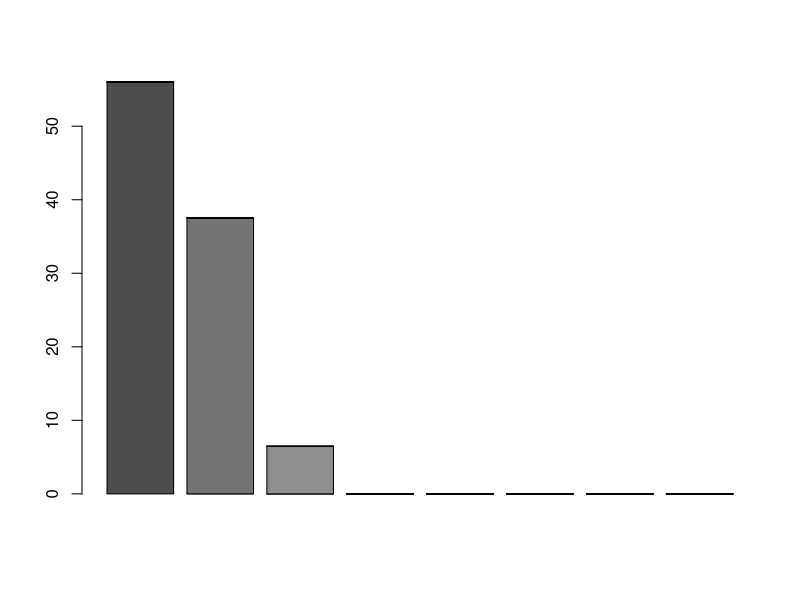
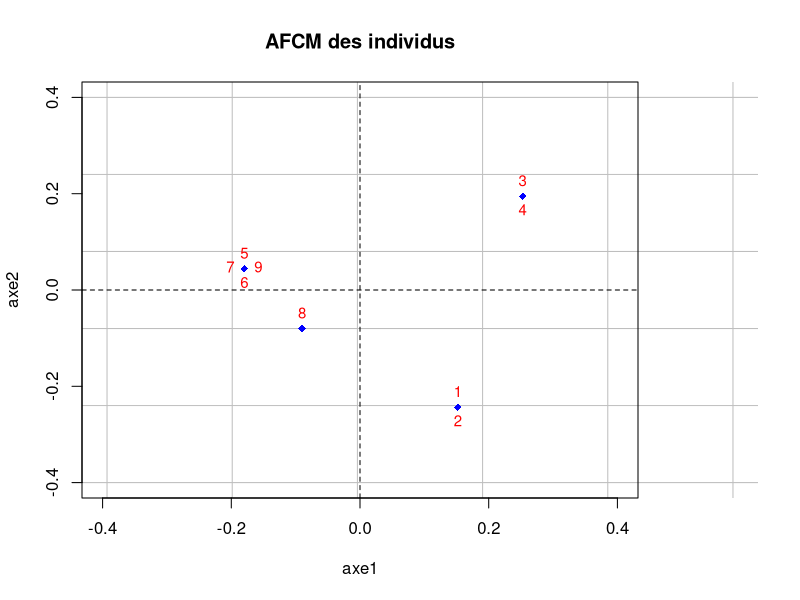
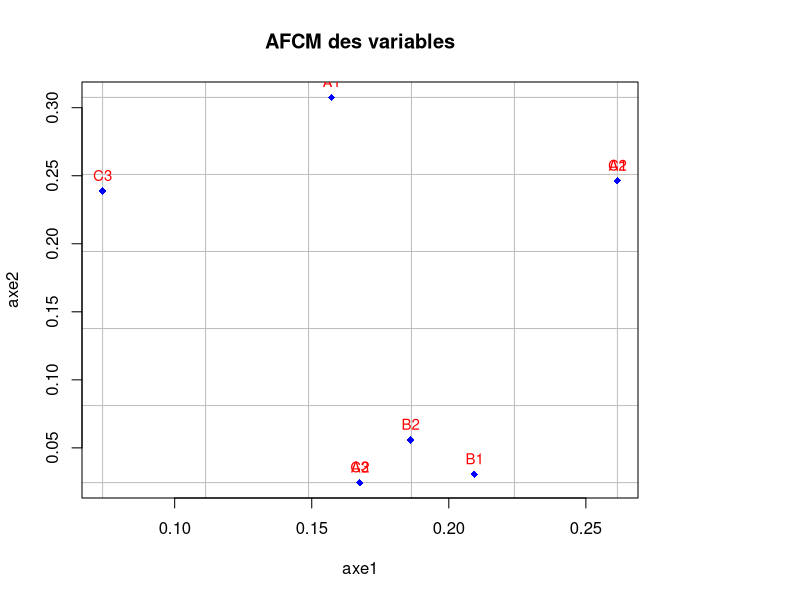

Write R code to recreate these figures, in order.
#22210576   SY Omar Saip
#22210455   KWEKEU KWEKEU Aymard Loic

afcm_tableau <- function(XX){
  K <- ncol(XX)
  n <- nrow(XX)
  D <- (1/n)*diag(n) # calcul de la metrique D
  
  ###calcul de la matrice disjonctif U
  rep <- c() 
  ###### on met chaque element de la matrice X (une seule fois) dans un vecteur rep
  for(colonne in 1:K){
    for (ligne in 1:n){
      if(!(XX[ligne,colonne] %in% rep)){
        rep <- c(rep,XX[ligne,colonne])
      }
    }
  }
  ###### calcul de la matrice disjonctif U
  U <- 0
  for(val in XX){
    if (is.character(val)){
      U <- matrix(rep(0,length(rep)*n),nrow=n,ncol=length(rep))# initialise la matrice disjonctif U a la matrice nulle ayant n ligne et le nombre de reponses differentes colonnes
      colnames(U) <- rep
      indicateurs <- c()
    
      for(elt in rep){
        for(colonne in 1:K){
          for(ligne in 1:n){
            if (elt == XX[ligne,colonne]){
              indicateurs <- c(indicateurs,ligne,elt) # cherche la ligne ou se trouve l'element X[i,j] de la matrice X
            }
          }
        }
      }
      
      for(j in 1:length(rep)){
        for(long in 1:length(indicateurs)){
          if(long %% 2==0){
            if(indicateurs[long]==rep[j]){
              U[as.integer(indicateurs[long-1]),j] <- 1# affecte 1 a la ligne de X[i,j] sur la matrice disjonctif
            }
          }
        }
      }
    }
  }
  ### calcul de D_sigma
  vec <- c()
  for (k in 1:ncol(U)){
    vec <- c(vec,sum(U[,k]))
  }
  
  D_sigma <- diag(vec)
  ### calcul de Q
  D_sigma_inv <- diag(diag(1/D_sigma))
  Q <- (1/(n*K)) * D_sigma
  ### calcul de x
  X <- n*U %*% D_sigma_inv - 1
  ### calcul de V
  V <- t(X) %*% D %*% X
  ### calcul des valeurs propres et des vecteurs propres Q-normes de VQ
  val_props <- eigen(V %*% Q)$values
  indices_val_props_decroissant <- order(val_props,decreasing = T)
  val_props <- val_props[indices_val_props_decroissant] #valeurs propres ordonnees par ordre decroissant
  Q_1_2 <- diag(diag(sqrt(D_sigma)))
  Q_1_2_inv <- diag(diag(1/Q_1_2))
  bk_s <- eigen(Q_1_2 %*% V %*% Q_1_2)$vectors
  A <- Q_1_2_inv %*% bk_s #vecteurs propres Q-normes de VQ
  
  ### calcul de la matrice C a partir des formules de transitions
  C <- matrix(rep(0,n*n),ncol=n,nrow = n)
  for(colonne in 1:ncol(A)){
    if( !( is.nan( (1/sqrt(val_props[colonne])) ) ) ){
      C[,colonne] <- (1/Mod(sqrt(val_props[colonne]))) * X %*% Q %*% A[,colonne]
    }else{C <- C[,-colonne]}
  }
  
  ### calcul de la matrice du pourcentage d'inertie
  taux_inertie <- diag( Re(val_props/sum(val_props)) *100 )
  
  ### calcul des coordonnees des lignes
  C_tilde <- matrix(rep(0,n*ncol(C)),ncol=ncol(C),nrow=n)
  for (j in 1:ncol(C)) {
    if( !( is.nan( Mod(sqrt(val_props[j])) ) ) ){
      C_tilde[,j] <- Mod(sqrt(val_props[j])) * C[,j]
    }else{C_tilde <- C_tilde[,-j]}
  }
  
  ### calcul des coordonnees des colonnes
  A_tilde <- matrix(rep(0,nrow(A)*ncol(A)),ncol=ncol(A),nrow=nrow(A))
  for (j in 1:length(val_props)) {
    A_tilde[,j] <- Mod(sqrt(val_props[j])) * A[,j]
  }
  colnames(A_tilde) <- colnames(U)[indices_val_props_decroissant]
  
  return(list(taux_inertie,A,C,A_tilde,C_tilde))
  
}

graphe_lignes <- function(liste){
  ###selection des axes dont la somme des pourcentages des inerties donne 70%
  axes=0
  ine <- c()
  for(i in 1:ncol(liste[[1]])){
    ine <- c(ine,Re(liste[[1]][i,i]))
    if (sum(Re(liste[[1]][i,i])) < 70){
      axes=axes+1
    }
  }
  barplot(liste[[1]])#histogramme des pourcentages d inertie
  ### Nous choisissons les axes 1 et 2 car elles ont les taux les plus eleves
  
  plot.new()
  par(mar=c(5, 4, 4, 8) + 0.1)
  
  
  grid(nx = NULL, ny = NULL,lty = 1,col = "gray")      
  par(new=T)
  plot(liste[[5]][,1],-liste[[5]][,2], main="AFCM des individus",xlab="axe1"
       , ylab="axe2", pch=18,col="blue",ylim=range(-0.4,0.4),xlim=range(-0.4,0.4))
  text(liste[[5]][c(1,3,5,8),1], -liste[[5]][c(1,3,5,8),2], rownames(XX)[c(1,3,5,8)], cex=0.9,pos=3, col="red")
  text(liste[[5]][c(2,4,6),1], -liste[[5]][c(2,4,6),2], rownames(XX)[c(2,4,6)], cex=0.9,pos=1, col="red")
  text(liste[[5]][7,1], -liste[[5]][7,2], rownames(XX)[7], cex=0.9,pos=2, col="red")
  text(liste[[5]][9,1], -liste[[5]][9,2], rownames(XX)[9], cex=0.9,pos=4, col="red")
  
  abline(h=0,lty=2)
  abline(v=0,lty=2)
  
  
}

graphe_var <- function(liste){
  ###selection des axes dont la somme des pourcentages des inerties donne 70%
  axes=0
  ine <- c()
  for(i in 1:ncol(liste[[1]])){
    ine <- c(ine,Mod(liste[[1]][i,i]))
    if (sum(Mod(liste[[1]][i,i])) < 70){
      axes=axes+1
    }
  }
  
  plot.new()
  par(mar=c(5, 4, 4, 8) + 0.1)
  
  
  grid(nx = NULL, ny = NULL,lty = 1,col = "gray")      
  par(new=T)
  plot(abs(liste[[4]][,1]),abs(liste[[4]][,2]), main="AFCM des variables",xlab="axe1"
       , ylab="axe2", pch=18,col="blue")
  text(abs(liste[[4]][,1]), abs(liste[[4]][,2]), colnames(liste[[4]]), cex=0.9, pos=3, col="red")
  
  
  abline(h=0,lty=2)
  abline(v=0,lty=2)
  
  
  
}


XX=read.table("exacm.csv",header=T,sep=";",row.names = 1)
afc <- afcm_tableau(XX)
graphe_lignes(afc)
graphe_var(afc)